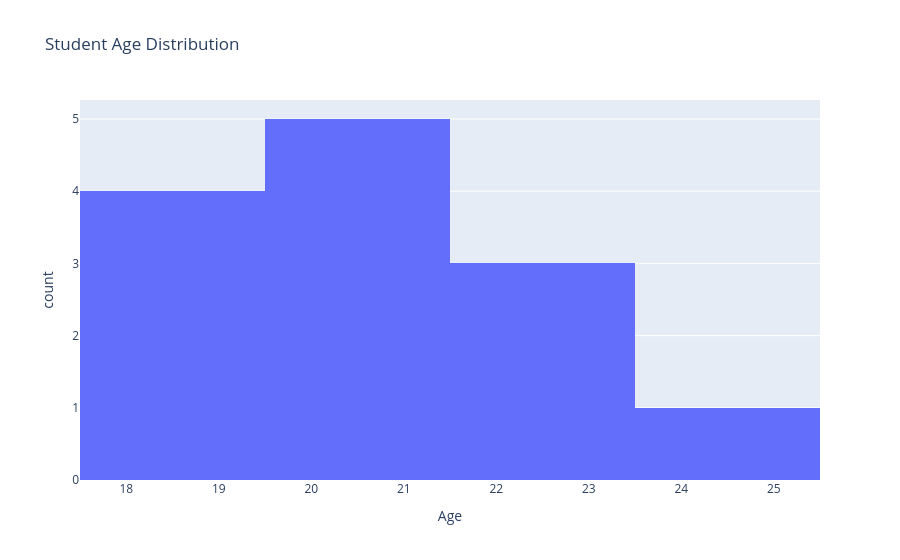

The code cell stored with this chart in its notebook:
### Code cell
import pandas as pd
import plotly.express as px

df = pd.DataFrame({
    "Age": [18, 19, 20, 18, 21, 22, 20, 19, 23, 21, 20, 22, 24]
})

fig = px.histogram(
    df,
    x="Age",
    nbins=6,
    title="Student Age Distribution"
)

fig.show()

### Figure 1 — Plotly figure (JSON) as saved in the notebook; plotly's stock layout.template omitted (floating-point values rounded to 4 significant figures)
{"data": [{"bingroup": "x", "hovertemplate": "Age=%{x}<br>count=%{y}<extra></extra>", "legendgroup": "", "marker": {"color": "#636efa", "pattern": {"shape": ""}}, "name": "", "nbinsx": 6, "orientation": "v", "showlegend": false, "type": "histogram", "x": [18, 19, 20, 18, 21, 22, 20, 19, 23, 21, 20, 22, 24], "xaxis": "x", "yaxis": "y"}], "layout": {"barmode": "relative", "legend": {"tracegroupgap": 0}, "title": {"text": "Student Age Distribution"}, "xaxis": {"anchor": "y", "domain": [0, 1], "title": {"text": "Age"}}, "yaxis": {"anchor": "x", "domain": [0, 1], "title": {"text": "count"}}}}
